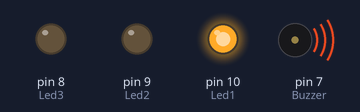
Simulated run of this sketch. Board: Arduino Uno, built with avr-gcc and run on an emulated ATmega328P. Parts: output pins drawn as LEDs (lit = HIGH), buzzer (waves = sounding).

Above: at 0.5 s.
At 1.5 s:
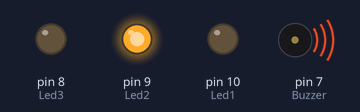
At 5.5 s:
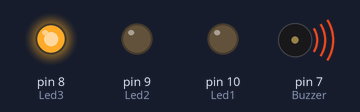
Timing chart, 0 to 6.9 s (numbered marks = the images above):
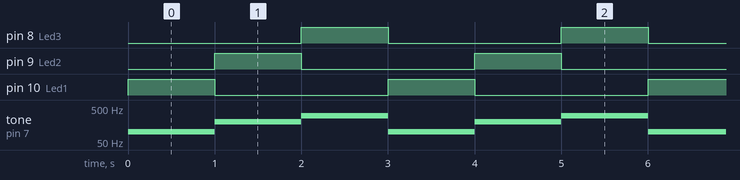

The sketch:

LED___BUZZER_Simulation.ino
```cpp
// C++ code for LED & BUZZER Simulation
int Buzzer=7;
int Led1=10;
int Led2=9;
int Led3=8;

//Initilize
void setup()
{
  pinMode(Buzzer, OUTPUT);//initialize pin 7 as an output
  pinMode(Led1,OUTPUT);//initialize pin 10 as an output
  pinMode(Led2,OUTPUT);//initialize pin 9 as an output
  pinMode(Led3,OUTPUT);//initialize pin 8 as an output
}

void loop()
{
  //Red LED
  digitalWrite(Led1,HIGH);
  if(digitalRead(Led1)==HIGH){
    tone(Buzzer,100); //100Hz
  }
  delay(1000);//1 Sec
  digitalWrite(Led1,LOW);

    //Yellow LED
  digitalWrite(Led2,HIGH);
  if(digitalRead(Led2)==HIGH){
    tone(Buzzer,200); //200Hz
  }
  delay(1000);//1 Sec
  digitalWrite(Led2,LOW);

    //Green LED
  digitalWrite(Led3,HIGH);
  if(digitalRead(Led3)==HIGH){
    tone(Buzzer,300); //300Hz
  }
  delay(1000);//1 Sec
  digitalWrite(Led3,LOW);
}
```

LCD_Arduino_Connection.cpp
```cpp
#include <LiquidCrystal.h>

// Initialize the library with the numbers of the interface pins
const int rs = 12, en = 11, d4 = 5, d5 = 4, d6 = 3, d7 = 2;
LiquidCrystal lcd(rs, en, d4, d5, d6, d7);

void setup() {
  // Set up the LCD's number of columns and rows
  lcd.begin(16, 2);
  // Print a message to the LCD
  lcd.print("How you doin'?");
  delay(1000);

  // Scroll the content to the right
  for (int positionCounter = 0; positionCounter < 16; positionCounter++) {
    // Scroll one position Left
    lcd.scrollDisplayLeft();
    // Wait a bit
    delay(150);
  }

  // Clear the screen
  lcd.clear();
  lcd.setCursor(0, 0);
  lcd.print("Count:");
}

void loop() {
  lcd.setCursor(6, 0);
  // Print the number of seconds since reset
  lcd.print(millis() / 1000);
}
```

Measured:
- by itself, pin 8 (Led3), pin 9 (Led2), pin 10 (Led1): alternates HIGH for 1.0 s and LOW for 2.0 s
- by itself, tone on pin 7 (Buzzer): repeats every 3.0 s: 200 Hz 1.0 s, 300 Hz 1.0 s, 100 Hz 1.0 s
